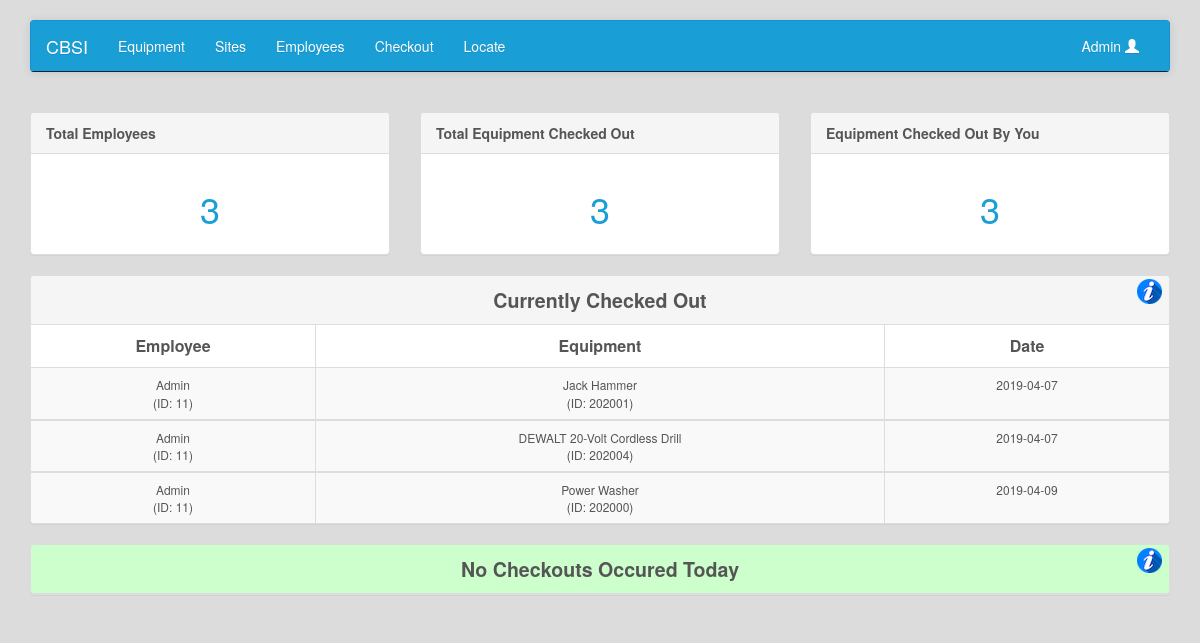
Page /index.php (signed in) on the committed database.
### tables this page shows
CREATE TABLE `user_details` (
  `user_id` int(6) NOT NULL,
  `user_email` varchar(100) NOT NULL,
  `user_password` varchar(100) NOT NULL,
  `user_name` varchar(75) NOT NULL,
  `user_job` varchar(100) NOT NULL,
  `user_type` enum('master','user') NOT NULL,
  `user_status` enum('Active','Inactive') NOT NULL,
  `ia_date` date DEFAULT NULL
);

CREATE TABLE `equipment` (
  `equip_id` int(6) NOT NULL,
  `equip_name` varchar(50) NOT NULL,
  `equip_desc` varchar(250) NOT NULL DEFAULT '(no description)',
  `is_maintenance_required` enum('yes','no') NOT NULL DEFAULT 'no',
  `maintain_every` int(4) DEFAULT '1',
  `last_maintained` date DEFAULT NULL,
  `equip_cost` double(10,2) DEFAULT NULL,
  `equip_entered_by` int(6) NOT NULL,
  `equip_status` enum('active','inactive') NOT NULL,
  `date_added` date NOT NULL,
  `is_available` enum('available','unavailable') NOT NULL DEFAULT 'available'
);

CREATE TABLE `equipment_checkout` (
  `chk_id` int(10) NOT NULL,
  `equip_id` int(6) NOT NULL,
  `empl_id` int(6) NOT NULL,
  `site_id` int(6) NOT NULL,
  `chk_date_time` date NOT NULL,
  `returned` enum('true','false') NOT NULL DEFAULT 'false'
);

### function.php (the view, shortened to what this page needs)
<?php
function count_check_out_total($connect){
	$query = "
	SELECT *
	FROM equipment_checkout
	WHERE returned = 'false'
	";
	$statement = $connect->prepare($query);
	$statement->execute();
	return $statement->rowCount();
}
function count_check_out_user($connect, $user_id){
	$query = "
	SELECT *
	FROM equipment_checkout
	WHERE empl_id = '".$user_id."' AND returned = 'false'
	";
	$statement = $connect->prepare($query);
	$statement->execute();
	return $statement->rowCount();
}
function count_employee_total($connect)
{
	$query = "
	SELECT *
	FROM user_details
	WHERE user_type = 'user'";
	$statement = $connect->prepare($query);
	$statement->execute();
	return $statement->rowCount();
}
function get_checkouts($connect){
	$query = '
	SELECT user_details.user_id, user_details.user_name, equipment_checkout.equip_id, equipment.equip_name, equipment_checkout.chk_date_time, equipment_checkout.returned
	FROM user_details
	INNER JOIN equipment_checkout ON equipment_checkout.empl_id = user_details.user_id
	INNER JOIN equipment ON equipment.equip_id = equipment_checkout.equip_id
	WHERE equipment_checkout.returned = "false"
	';
	$statement = $connect->prepare($query);
	$statement->execute();
	$result = $statement->fetchAll();
	$output = '
	<div class="table-responsive">
		<table class="table table-bordered table-striped" style="text-align:center;table-layout:fixed">
			<thead style="font-size:16px">
				<tr>
					<th style="text-align:center; vertical-align:center; padding:10px 5px; width:25%">Employee</th>
					<th style="text-align:center; vertical-align:center; padding:10px 5px;">Equipment</th>
					<th style="text-align:center; vertical-align:center; padding:10px 5px; width:25%">Date</th>
				</tr>
			</thead>
	';
	foreach($result as $row)
	{
		$output .= '
		<tbody style="font-size:12px">
			<tr>
				<td>'.$row["user_name"].'</br>(ID: '.$row["user_id"].')</td>
				<td style="white-space: nowrap; overflow: hidden; text-overflow: ellipsis;"> '.$row["equip_name"].'</br>(ID: '.$row["equip_id"].')</td>
				<td> '.$row["chk_date_time"].'</td>
			</tr>
		</tbody>
		';
	}
	$output .= '
	</table>
	</div>
	';
	return $output;
}
function num_checkout_today($connect){
	$count = 0;
	$query = '
	SELECT count(chk_id) as "chks"
	FROM equipment_checkout
	WHERE chk_date_time = "'.date('Y-m-d').'"
	';
	$statement = $connect->prepare($query);
	$statement->execute();
	$result = $statement->fetchAll();
	foreach($result as $row)
	{
		$count = $row['chks'];
	}
	return $count;
}
?>

### header.php (shortened to what this page needs)
<!DOCTYPE html>
<html>
	<head>
		<link rel="stylesheet" href="css/bootstrap.min.css" />
		<link rel="stylesheet" href="css/dataTables.bootstrap.min.css" />
	</head>
	<body>
		<br />
		<div class="container">
			<nav class="navbar navbar-inverse">
				<div class="container-fluid">
					<div class="navbar-header">
						<a href="index.php" class="navbar-brand">CBSI</a>
					</div>
					<div id="menu" class="collapse navbar-collapse">
					<ul class="nav navbar-nav">
					<?php
					if($_SESSION['type'] == 'master')
					{
					?>
						<li><a href="equipment.php">Equipment</a></li>
						<li><a href="site.php">Sites</a></li>
						<li><a href="user.php">Employees</a></li>
					<?php
					}
					?>
						<li><a href="check.php">Checkout</a></li>
						<li><a href="locate.php">Locate</a></li>
					</ul>
					<ul class="nav navbar-nav navbar-right">
						<li class="dropdown">
							<a href="#" class="dropdown-toggle" data-toggle="dropdown">
									<?php echo ucfirst($_SESSION["user_name"]); ?>
									<span class="glyphicon glyphicon-user"></span>
							</a>
						</li>
					</ul>
				</div>
				</div>
			</nav>

### index.php (shortened to what this page needs)
<?php
include('database_connection.php');
include('function.php');
include('header.php');
?>
<br />
<div class="row">
	<?php
	if($_SESSION['type'] == 'master')
	{
	?>
		<div class="col-md-4">
			<div class="panel panel-default">
				<div class="panel-heading"><strong>Total Employees</strong></div>
				<div class="panel-body" align="center">
					<h1><?php echo count_employee_total($connect); ?></h1>
				</div>
			</div>
		</div>
		<div class="col-md-4">
			<div class="panel panel-default">
				<div class="panel-heading"><strong>Total Equipment Checked Out</strong></div>
				<div class="panel-body" align="center">
					<h1><?php echo count_check_out_total($connect); ?></h1>
				</div>
			</div>
		</div>
	<?php
	}
	?>
	<div class="col-md-4">
		<div class="panel panel-default">
			<div class="panel-heading"><strong>Equipment Checked Out By You</strong></div>
			<div class="panel-body" align="center">
				<h1><?php echo count_check_out_user($connect, $_SESSION['user_id']); ?></h1>
			</div>
		</div>
	</div>
	<?php
	if($_SESSION['type'] == 'master'){
	   	if(count_check_out_total($connect) <= 0){
	?>
	   		<div class="col-md-12">
		        <div class="panel panel-default">
		            <div class="panel-heading" style="font-size:1.4em; background-color:rgba(0, 255, 0, 0.2);">
		            	<center>
		            		<strong>All Equipment Accounted For</strong>
		            		<button type="button" class="btn btn-link" data-toggle="popover" data-content="There are no items currently checked out, and all previously checked out items have been returned." data-placement="left" style="position: absolute; top:-5px; right:10px">
		                     	<img src="images/info5_sm.png" alt="info">
		                    </button>
		            	</center>
		            </div>
		        </div>
		    </div>
	<?php
	   	}else{
	?>
			<div class="col-md-12">
		        <div class="panel panel-default">
		            <div class="panel-heading" style="font-size:1.4em;">
		            	<center>
			            	<strong>Currently Checked Out</strong>
			           	<center>
			            <button type="button" class="btn btn-link" data-toggle="popover" data-content="This table displays equipment still in use (or that hasn't been returned)." data-placement="left" style="position: absolute; top:-5px; right:10px">
			            	<img src="images/info5_sm.png" alt="info">
			           	</button>
		            </div>
		                <?php echo get_checkouts($connect); ?>
		        </div>
		    </div>
	<?php
		}
	   	if(num_checkout_today($connect) <= 0){
	?>
	   		<div class="col-md-12">
		        <div class="panel panel-default">
		            <div class="panel-heading" style="font-size:1.4em; background-color:rgba(0, 255, 0, 0.2);">
		            	<center>
		            		<strong>No Checkouts Occured Today</strong>
		            		<button type="button" class="btn btn-link" data-toggle="popover" data-content="No checkouts have occured yet today." data-placement="left" style="position: absolute; top:-5px; right:10px">
		                     	<img src="images/info5_sm.png" alt="info">
		                    </button>
		            	</center>
		            </div>
		        </div>
		    </div>
	<?php
	    }
	}
	?>
    <?php
	include("footer.php");
	?>

### footer.php (shortened to what this page needs)
		</div>
	</body>
</html>

### header.php (style rules this page uses)
html { background-color:gainsboro; }
body { background-color:gainsboro; }

### rows in the picture
user_details: user_name "Admin", user_id "11", equipment.equip_name "Jack Hammer", equipment_checkout.equip_id "202001", equipment_checkout.chk_date_time "2019-04-07", equipment.equip_name "DEWALT 20-Volt Cordless Drill", equipment_checkout.equip_id "202004", equipment.equip_name "Power Washer", equipment_checkout.equip_id "202000", equipment_checkout.chk_date_time "2019-04-09"

### other values in the picture
$_SESSION["user_name"] "Admin"
count_employee_total($connect) "3"
count_check_out_total($connect) "3"
count_check_out_user($connect, $_SESSION['user_id']) "3"
